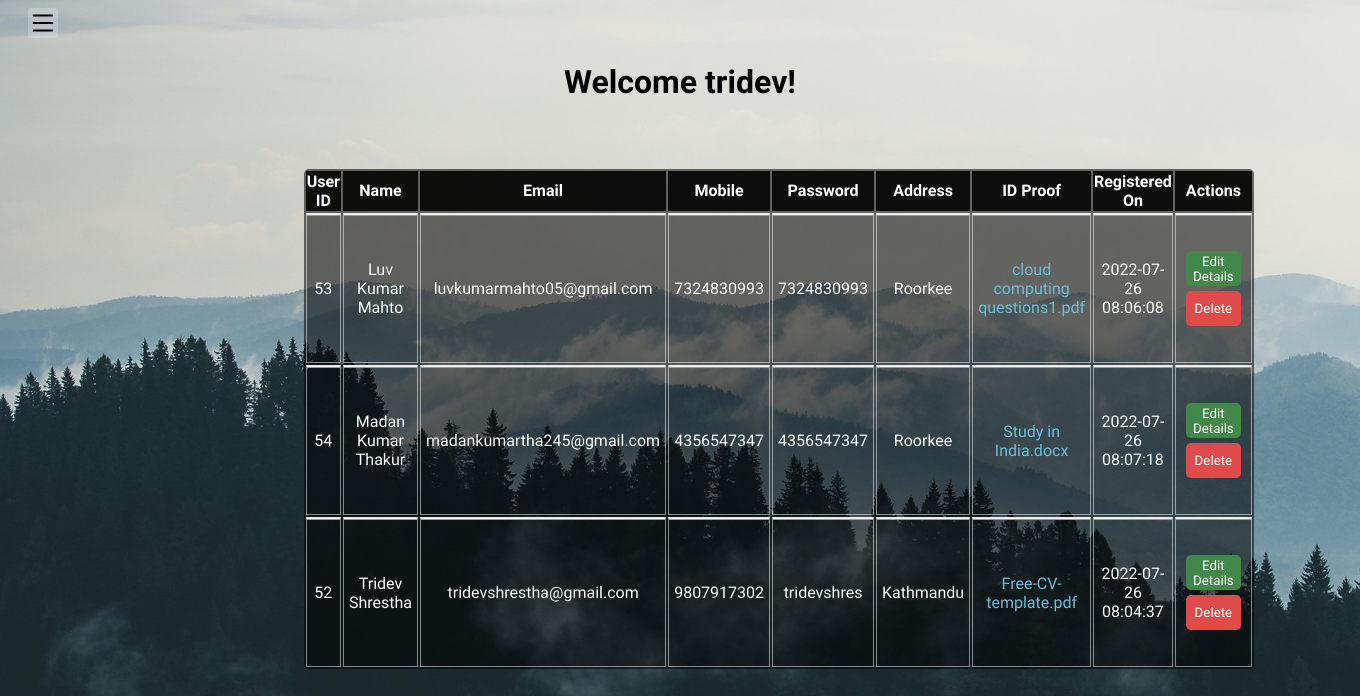
Before: /admin/manageUsers.php?userid=1 with the older database file.
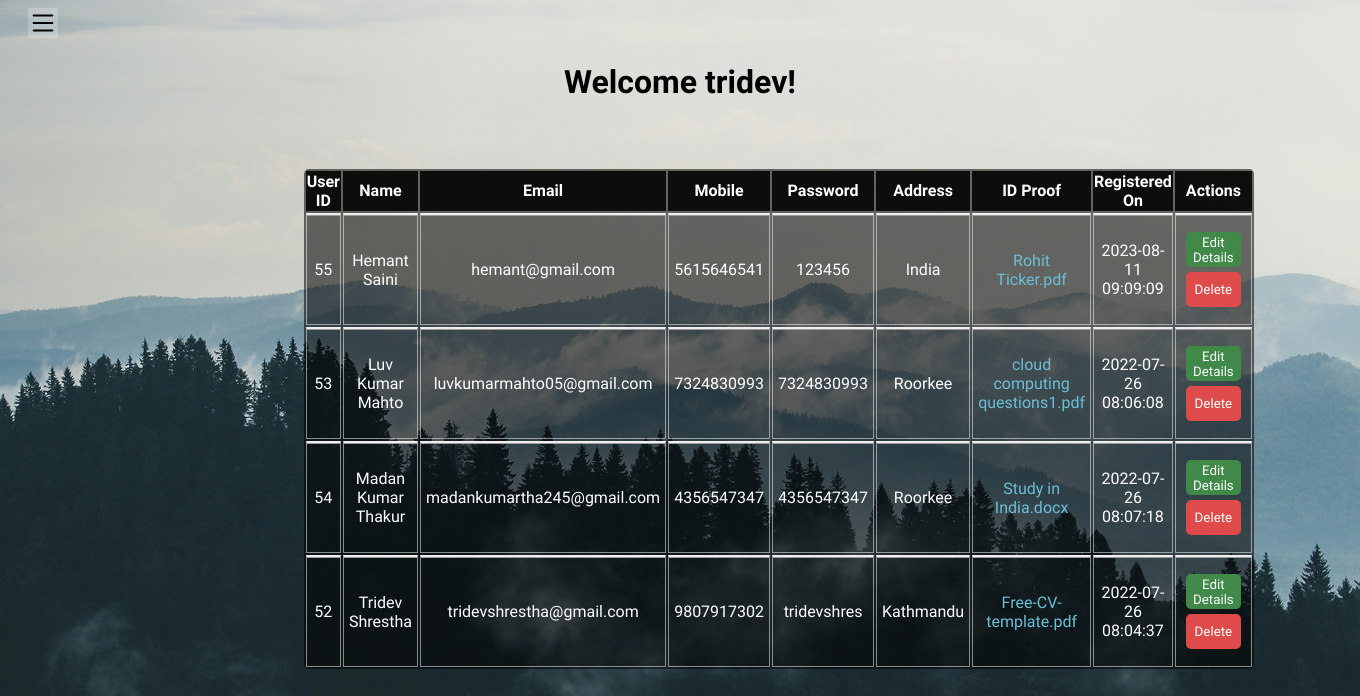
After: the same page with the newer database file.
### tables this page shows
CREATE TABLE IF NOT EXISTS `users` (
  `id` int(11) NOT NULL AUTO_INCREMENT,
  `name` varchar(50) NOT NULL,
  `email` varchar(50) NOT NULL,
  `mobile` varchar(11) NOT NULL,
  `pass` varchar(11) NOT NULL,
  `address` varchar(60) NOT NULL,
  `id_proof` varchar(200) NOT NULL,
  `reg_date` timestamp NOT NULL DEFAULT CURRENT_TIMESTAMP,
  PRIMARY KEY (`id`),
  UNIQUE KEY `email` (`email`)
);

### admin/manageUsers.php (the view, shortened to what this page needs)
<?php
    include "../db_connect.php";
        $sql_query = "select * from admin where id='".$_SESSION['userid']."'";
        $result = mysqli_query($con, $sql_query);
        $row = mysqli_fetch_array($result);
        include "./sideNav.php";
?>
<!DOCTYPE html>
<html lang="en">
<head>
    <link rel="stylesheet" href="../Stylings/manageUsers.css">
</head>
<body>
    <div class="welcome">
            <?php
            if (isset($_SESSION['userid'])) {
                echo "<h1>Welcome ".$row['name']."!</h1>";
            } else {
                $error = "<script>alert('Login First!')</script>";
                header('location: ../index.php?error=' .$error);
            }
            ?>
    </div>
    <table>
        <thead>
        <tr>
          <th>User ID</th>
          <th>Name</th>
          <th>Email</th>
          <th>Mobile</th>
          <th>Password</th>
          <th>Address</th>
          <th>ID Proof</th>
          <th>Registered On</th>
          <th>Actions</th>
        </tr>
      </thead>
      <tbody>
      <?php
                $query = "select * from users ORDER BY name ASC";
                $result = mysqli_query($con, $query);
                $resultCheck = mysqli_num_rows($result);
                if($resultCheck > 0){
                    while($row = mysqli_fetch_assoc($result)){
            ?>
        <tr>
            <td><?php echo $row['id']; ?></td>
            <td><?php echo $row['name']; ?></td>
            <td><?php echo $row['email']; ?></td>
            <td><?php echo $row['mobile']; ?></td>
            <td><?php echo $row['pass']; ?></td>
            <td><?php echo $row['address']; ?></td>
            <td><a href="./documents/<?php echo $row['id_proof']; ?>"><?php echo $row['id_proof']; ?></a></td>
            <td><?php echo $row['reg_date']; ?></td>
            <td>
                <form class="edit" action="editUserDetails.php" method="POST">
                        <button>Edit Details</button>
                </form>
                <form class="delete" action="deleteUserScript.php" method="POST">
                        <button>Delete</button>
                </form>
            </td>
        </tr>
            <?php
                    }
                }else{
                    echo '<h3 class="msg">No user found!</h3>';
                }
            ?>
      </tbody>
    </table>
</body>
</html>

### admin/sideNav.php (shortened to what this page needs)
<!DOCTYPE html>
<html lang="en">
<head>
    <link rel="stylesheet" href="../Stylings/sideNav.css">
</head>
<body>
      <span onclick="openNav()"><img class="menuList" src="../images/list.svg" alt=""></span>
</body>
</html>

### Stylings/sideNav.css (style rules this page uses)
.menuList { width: 30px; height: 30px; margin: 0 0 0 20px; background-color: #ffffff35; border-radius: 2px; cursor: pointer; }

### Stylings/manageUsers.css (style rules this page uses)
* { font-family: 'Play', sans-serif; }
body { background-image: url(../images/logs_back.jpg); background-repeat: no-repeat; background-size: cover; }
.welcome { text-align: center; }
table { margin: 5% 0 0 22%; background-color: rgba(0, 0, 0, 0.541); height: 500px; width: 800px; border-radius: 5px; color: #fff; text-align: center; }
thead { margin-left: 10px; background-color: rgba(0, 0, 0, 0.867); }
th { font-size: 16px; height: fit-content; }
td { padding: 5px; border-style:ridge; border-bottom: 1px solid rgba(255, 255, 255, 0.504); border-left: 1px solid rgba(255, 255, 255, 0.504); border-right: 1px solid rgba(255, 255, 255, 0.504); }
td a { text-decoration: none; color: rgb(108, 191, 216); cursor: pointer; }
.edit { border: none; border-radius: 5px; height: 35px; width: 55px; margin: 5px; }
.edit button { background-color: rgb(64, 137, 72); border: none; border-radius: 5px; cursor: pointer; height: 100%; width: 100%; color: #fff; }
.delete { border: none; border-radius: 5px; height: 35px; width: 55px; margin: 5px; }
.delete button { background-color: rgb(223, 75, 75); border: none; border-radius: 5px; cursor: pointer; height: 100%; width: 100%; color: #fff; }

Changed rows visible on the page:
added users: id "55", name "Hemant Saini", email "hemant@gmail.com", mobile "5615646541", pass "123456", address "India", id_proof "Rohit Ticker.pdf", reg_date "2023-08-11 09:09:09"
